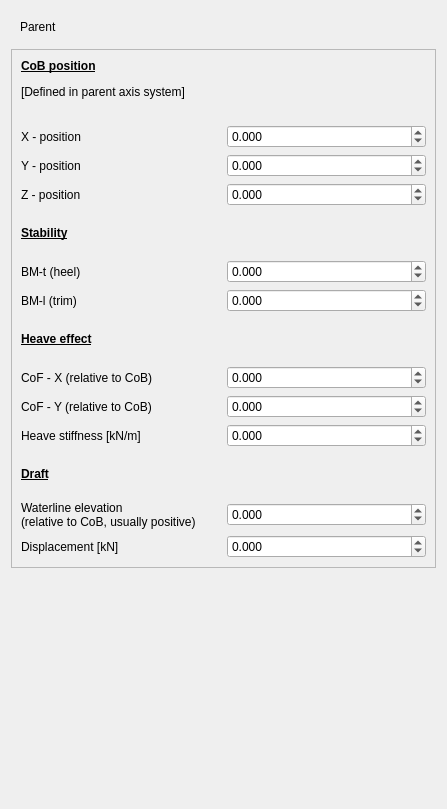
<?xml version="1.0" encoding="UTF-8"?>
<ui version="4.0">
 <class>widget_linhyd</class>
 <widget class="QWidget" name="widget_linhyd">
  <property name="geometry">
   <rect>
    <x>0</x>
    <y>0</y>
    <width>447</width>
    <height>809</height>
   </rect>
  </property>
  <property name="windowTitle">
   <string>Form</string>
  </property>
  <layout class="QVBoxLayout" name="verticalLayout">
   <item>
    <widget class="QWidget" name="widget_2" native="true">
     <layout class="QHBoxLayout" name="horizontalLayout_2">
      <item>
       <widget class="QLabel" name="label_17">
        <property name="sizePolicy">
         <sizepolicy hsizetype="Minimum" vsizetype="Preferred">
          <horstretch>0</horstretch>
          <verstretch>0</verstretch>
         </sizepolicy>
        </property>
        <property name="text">
         <string>Parent</string>
        </property>
       </widget>
      </item>
      <item>
       <widget class="QNodePicker" name="widgetParent" native="true">
        <property name="sizePolicy">
         <sizepolicy hsizetype="MinimumExpanding" vsizetype="Preferred">
          <horstretch>0</horstretch>
          <verstretch>0</verstretch>
         </sizepolicy>
        </property>
       </widget>
      </item>
     </layout>
    </widget>
   </item>
   <item>
    <widget class="QFrame" name="frame_2">
     <property name="frameShape">
      <enum>QFrame::StyledPanel</enum>
     </property>
     <property name="frameShadow">
      <enum>QFrame::Raised</enum>
     </property>
     <layout class="QGridLayout" name="gridLayout">
      <item row="1" column="1">
       <widget class="QDoubleSpinBox" name="doubleSpinBox_1">
        <property name="locale">
         <locale language="English" country="UnitedStates"/>
        </property>
        <property name="decimals">
         <number>3</number>
        </property>
        <property name="minimum">
         <double>-1000000000000000000.000000000000000</double>
        </property>
        <property name="maximum">
         <double>999999999999.000000000000000</double>
        </property>
       </widget>
      </item>
      <item row="2" column="0">
       <widget class="QLabel" name="label_2">
        <property name="text">
         <string>Y - position</string>
        </property>
       </widget>
      </item>
      <item row="0" column="0" colspan="2">
       <widget class="QLabel" name="label_9">
        <property name="sizePolicy">
         <sizepolicy hsizetype="Preferred" vsizetype="Fixed">
          <horstretch>0</horstretch>
          <verstretch>0</verstretch>
         </sizepolicy>
        </property>
        <property name="maximumSize">
         <size>
          <width>16777215</width>
          <height>60</height>
         </size>
        </property>
        <property name="autoFillBackground">
         <bool>false</bool>
        </property>
        <property name="frameShape">
         <enum>QFrame::NoFrame</enum>
        </property>
        <property name="text">
         <string>&lt;html&gt;&lt;head/&gt;&lt;body&gt;&lt;p&gt;&lt;span style=&quot; font-weight:600; text-decoration: underline;&quot;&gt;CoB position&lt;/span&gt;&lt;/p&gt;&lt;p&gt;[Defined in parent axis system]&lt;/p&gt;&lt;p&gt;&lt;br/&gt;&lt;/p&gt;&lt;/body&gt;&lt;/html&gt;</string>
        </property>
       </widget>
      </item>
      <item row="1" column="0">
       <widget class="QLabel" name="label">
        <property name="text">
         <string>X - position</string>
        </property>
       </widget>
      </item>
      <item row="5" column="0">
       <widget class="QLabel" name="label_5">
        <property name="text">
         <string>BM-t (heel)</string>
        </property>
       </widget>
      </item>
      <item row="3" column="1">
       <widget class="QDoubleSpinBox" name="doubleSpinBox_3">
        <property name="locale">
         <locale language="English" country="UnitedStates"/>
        </property>
        <property name="decimals">
         <number>3</number>
        </property>
        <property name="minimum">
         <double>-1000000000000000000.000000000000000</double>
        </property>
        <property name="maximum">
         <double>999999999999.000000000000000</double>
        </property>
       </widget>
      </item>
      <item row="4" column="0">
       <widget class="QLabel" name="label_10">
        <property name="sizePolicy">
         <sizepolicy hsizetype="Preferred" vsizetype="Fixed">
          <horstretch>0</horstretch>
          <verstretch>0</verstretch>
         </sizepolicy>
        </property>
        <property name="maximumSize">
         <size>
          <width>16777215</width>
          <height>100</height>
         </size>
        </property>
        <property name="autoFillBackground">
         <bool>false</bool>
        </property>
        <property name="frameShape">
         <enum>QFrame::NoFrame</enum>
        </property>
        <property name="text">
         <string>&lt;html&gt;&lt;head/&gt;&lt;body&gt;&lt;br/&gt;&lt;span style=&quot; font-weight:600; text-decoration: underline;&quot;&gt;Stability&lt;/span&gt;&lt;br/&gt;&lt;/body&gt;&lt;/html&gt;</string>
        </property>
       </widget>
      </item>
      <item row="5" column="1">
       <widget class="QDoubleSpinBox" name="BMT">
        <property name="locale">
         <locale language="English" country="UnitedStates"/>
        </property>
        <property name="decimals">
         <number>3</number>
        </property>
        <property name="minimum">
         <double>-1000000000000000000.000000000000000</double>
        </property>
        <property name="maximum">
         <double>999999999999.000000000000000</double>
        </property>
       </widget>
      </item>
      <item row="2" column="1">
       <widget class="QDoubleSpinBox" name="doubleSpinBox_2">
        <property name="locale">
         <locale language="English" country="UnitedStates"/>
        </property>
        <property name="decimals">
         <number>3</number>
        </property>
        <property name="minimum">
         <double>-1000000000000000000.000000000000000</double>
        </property>
        <property name="maximum">
         <double>999999999999.000000000000000</double>
        </property>
       </widget>
      </item>
      <item row="3" column="0">
       <widget class="QLabel" name="label_3">
        <property name="text">
         <string>Z - position</string>
        </property>
       </widget>
      </item>
      <item row="10" column="1">
       <widget class="QDoubleSpinBox" name="COFY">
        <property name="locale">
         <locale language="English" country="UnitedStates"/>
        </property>
        <property name="decimals">
         <number>3</number>
        </property>
        <property name="minimum">
         <double>-1000000000000000000.000000000000000</double>
        </property>
        <property name="maximum">
         <double>999999999999.000000000000000</double>
        </property>
       </widget>
      </item>
      <item row="6" column="0">
       <widget class="QLabel" name="label_6">
        <property name="text">
         <string>BM-l (trim)</string>
        </property>
       </widget>
      </item>
      <item row="12" column="1">
       <widget class="QDoubleSpinBox" name="kHeave">
        <property name="locale">
         <locale language="English" country="UnitedStates"/>
        </property>
        <property name="decimals">
         <number>3</number>
        </property>
        <property name="minimum">
         <double>-1000000000000000000.000000000000000</double>
        </property>
        <property name="maximum">
         <double>999999999999.000000000000000</double>
        </property>
       </widget>
      </item>
      <item row="18" column="0">
       <widget class="QLabel" name="label_15">
        <property name="text">
         <string>Displacement [kN]</string>
        </property>
       </widget>
      </item>
      <item row="8" column="1">
       <widget class="QDoubleSpinBox" name="COFX">
        <property name="locale">
         <locale language="English" country="UnitedStates"/>
        </property>
        <property name="decimals">
         <number>3</number>
        </property>
        <property name="minimum">
         <double>-1000000000000000000.000000000000000</double>
        </property>
        <property name="maximum">
         <double>999999999999.000000000000000</double>
        </property>
       </widget>
      </item>
      <item row="10" column="0">
       <widget class="QLabel" name="label_12">
        <property name="text">
         <string>CoF - Y (relative to CoB)</string>
        </property>
       </widget>
      </item>
      <item row="6" column="1">
       <widget class="QDoubleSpinBox" name="BML">
        <property name="locale">
         <locale language="English" country="UnitedStates"/>
        </property>
        <property name="decimals">
         <number>3</number>
        </property>
        <property name="minimum">
         <double>-1000000000000000000.000000000000000</double>
        </property>
        <property name="maximum">
         <double>999999999999.000000000000000</double>
        </property>
       </widget>
      </item>
      <item row="7" column="0">
       <widget class="QLabel" name="label_11">
        <property name="sizePolicy">
         <sizepolicy hsizetype="Preferred" vsizetype="Fixed">
          <horstretch>0</horstretch>
          <verstretch>0</verstretch>
         </sizepolicy>
        </property>
        <property name="maximumSize">
         <size>
          <width>16777215</width>
          <height>100</height>
         </size>
        </property>
        <property name="autoFillBackground">
         <bool>false</bool>
        </property>
        <property name="frameShape">
         <enum>QFrame::NoFrame</enum>
        </property>
        <property name="text">
         <string>&lt;html&gt;&lt;head/&gt;&lt;body&gt;&lt;br/&gt;&lt;span style=&quot; font-weight:600; text-decoration: underline;&quot;&gt;Heave effect&lt;/span&gt;&lt;br/&gt;&lt;/body&gt;&lt;/html&gt;</string>
        </property>
       </widget>
      </item>
      <item row="12" column="0">
       <widget class="QLabel" name="label_13">
        <property name="text">
         <string>Heave stiffness [kN/m]</string>
        </property>
       </widget>
      </item>
      <item row="8" column="0">
       <widget class="QLabel" name="label_8">
        <property name="text">
         <string>CoF - X (relative to CoB)</string>
        </property>
       </widget>
      </item>
      <item row="14" column="0">
       <widget class="QLabel" name="label_16">
        <property name="sizePolicy">
         <sizepolicy hsizetype="Preferred" vsizetype="Fixed">
          <horstretch>0</horstretch>
          <verstretch>0</verstretch>
         </sizepolicy>
        </property>
        <property name="maximumSize">
         <size>
          <width>16777215</width>
          <height>100</height>
         </size>
        </property>
        <property name="autoFillBackground">
         <bool>false</bool>
        </property>
        <property name="frameShape">
         <enum>QFrame::NoFrame</enum>
        </property>
        <property name="text">
         <string>&lt;html&gt;&lt;head/&gt;&lt;body&gt;&lt;br/&gt;&lt;span style=&quot; font-weight:600; text-decoration: underline;&quot;&gt;Draft&lt;/span&gt;&lt;br/&gt;&lt;/body&gt;&lt;/html&gt;</string>
        </property>
       </widget>
      </item>
      <item row="16" column="1">
       <widget class="QDoubleSpinBox" name="waterline">
        <property name="locale">
         <locale language="English" country="UnitedStates"/>
        </property>
        <property name="decimals">
         <number>3</number>
        </property>
        <property name="minimum">
         <double>-1000000000000000000.000000000000000</double>
        </property>
        <property name="maximum">
         <double>999999999999.000000000000000</double>
        </property>
       </widget>
      </item>
      <item row="18" column="1">
       <widget class="QDoubleSpinBox" name="disp">
        <property name="locale">
         <locale language="English" country="UnitedStates"/>
        </property>
        <property name="decimals">
         <number>3</number>
        </property>
        <property name="minimum">
         <double>-1000000000000000000.000000000000000</double>
        </property>
        <property name="maximum">
         <double>999999999999.000000000000000</double>
        </property>
       </widget>
      </item>
      <item row="16" column="0">
       <widget class="QLabel" name="label_14">
        <property name="text">
         <string>Waterline elevation 
(relative to CoB, usually positive)</string>
        </property>
        <property name="wordWrap">
         <bool>true</bool>
        </property>
       </widget>
      </item>
     </layout>
    </widget>
   </item>
   <item>
    <spacer name="verticalSpacer">
     <property name="orientation">
      <enum>Qt::Vertical</enum>
     </property>
     <property name="sizeHint" stdset="0">
      <size>
       <width>20</width>
       <height>3</height>
      </size>
     </property>
    </spacer>
   </item>
  </layout>
 </widget>
 <customwidgets>
  <customwidget>
   <class>QNodePicker</class>
   <extends>QWidget</extends>
   <header>DAVE.gui.helpers.qnodepicker</header>
   <container>1</container>
  </customwidget>
 </customwidgets>
 <tabstops>
  <tabstop>doubleSpinBox_1</tabstop>
  <tabstop>doubleSpinBox_2</tabstop>
  <tabstop>doubleSpinBox_3</tabstop>
 </tabstops>
 <resources/>
 <connections/>
</ui>
